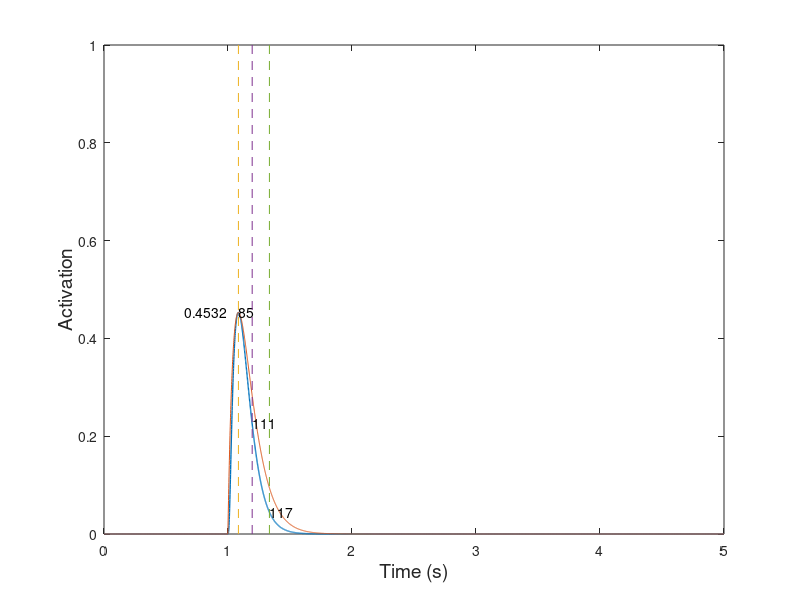

MATLAB code for this plot: (Note: this script raises an error after producing the figure.)
%==========================================================================
% new_model_v11_test.m
% Author: Akira Nagamori
% Last update: 2/18/119
% Descriptions
%   Inspired by Williams et al. 1998
%==========================================================================

close all
clear all
clc

%==========================================================================
% Simulation parameters
Fs = 1000; %sampling frequency
T = 1/Fs;
time = 0:1/Fs:5; %simulation time

Lce = 1;

for i = 1:2
    if i == 1
        simulation_condition = 1;
    elseif i == 2
        simulation_condition = 3;
    end
    if simulation_condition == 1
        % Generate a pulse
        FR_test = 1;
    elseif simulation_condition == 2
        % Generate a spike train at a given frequency
        FR_test = 10;
    elseif simulation_condition == 3
        % Generate a set of spike trains at multiple frequencies
        FR_test = [2 5 8 10 12 15 18 20 25 30 40 50 60 70 80 100 200]; %10:10:100];
    end
    %==========================================================================
    % initialization
    mean_exc = zeros(1,length(FR_test));
    p2p_exc = zeros(1,length(FR_test));
    for f = 1:length(FR_test)
        FR = FR_test(f);
        %==========================================================================
        % Generate spike train
        spike = zeros(1,length(time));
        
        if simulation_condition == 1
            % Generate a pulse
            spike(1*Fs) = 1;
        else
            % Generate spike train
            temp =spikeTrainGenerator(0:1/Fs:3,Fs,FR);
            spike(1*Fs:4*Fs) = temp;
        end
        
        %==========================================================================
        % Model parameters
        x = 0; % free calcium concentration
        y = 0; % concentraction of calcium bound to troponin
        z = 0; % porportion of bidning sites that formed cross-bridges (0-1)
        act = 0;
        
        %param = [7,1,20,5,15,7,0.005,0.04,1.8,0.04,4];
 
        
        C = 2;
        S = 3*C;
        k_1 = 18;
        k_2 = 8;
        k_3 = 18;
        k_4 = 14;
        tau_1 = 0.005;
        tau_2 = 0.03;
        n = 1.7;
        k = 0.04;
        alpha = 4;
        %=========================================================================
        % initialization
        x_vec = zeros(1,length(time));
        x_int_vec = zeros(1,length(time));
        y_vec = zeros(1,length(time));
        y_int_vec = zeros(1,length(time));
        z_vec = zeros(1,length(time));
        act_vec = zeros(1,length(time));
        
        spike_temp = zeros(1,length(time));
        R_temp = exp(-time/tau_1);
        R = zeros(1,length(time));
        
        for t = 1:length(time)
            %% Stage 1
            % Calcium diffusion to sarcoplasm
            spike_temp = zeros(1,length(time));
            if spike(t) == 1
                spike_temp(t) = 1;
                %temp = conv(spike_temp,R_temp);
                % R to depend on the normalized firing rate
                temp = conv(spike_temp,R_temp*(1+2*act^alpha));
                %             R_i = 1 + (5-1)*exp(-(1/FR)/0.1);
                %             temp = conv(spike_temp,R_temp*R_i);
                R = R + temp(1:length(time));
            end
            
            x_dot = k_1*(C-x-y)*R(t) - k_2*x*(S-C+x+y)-(k_3*x-k_4*y)*(1-y);
            y_dot = (1-y)*(k_3*x-k_4*y);
            x = x_dot/Fs + x;
            y = y_dot/Fs + y;
            
            if y < 0 
                y_temp = 0;
            else
                y_temp = y;
            end
            y_int = y_temp^n/(y_temp^n+k^n);
            %         if x > 1
            %            x = 1;
            
            %% Stage 3
            % Dynamics of cross-bridge formation (Huxley, 1957)
            c3 = 100.206;
            c4 = -13.116;
            c5 = 5.095;
            tau_temp = c3*(cosh((y_int-c4)/c5)).^-1;
            z_dot = (y_int-z)/tau_2; %(tau_temp/1000); %(1-z)*f_app - g_app*z; 
            z = z_dot/Fs + z;
            
            %% Stage 4
            %
            act = z; % (z*(f_app_max+g_app)/f_app_max);           
            
            %% Store variables
            %x_vec(t) = x(t);
            x_vec(t) = x;
            y_vec(t) = y;
            z_vec(t) = z;
            act_vec(t) = act;
            
        end
        
        mean_exc(f) = mean(act_vec(3.5*Fs:4*Fs));
        p2p_exc(f) = max(act_vec(3.5*Fs:4*Fs))-min(act_vec(3.5*Fs:4*Fs));
        
        if simulation_condition == 1
            %------------------------------------------------------------------
            % Twitch analysis
            %------------------------------------------------------------------
            % Find the peak amplitude of twitch and its location
            [pks,locs_0_100] = max(act_vec);
            % Display peak amplitude value
            pks
            % Time it takes from zero force to the peak
            t_0_100 = (locs_0_100-1*Fs)*1000/Fs % convert it in the unit of ms
            
            % Find a half peak amplitude
            peak_half = pks/2;
            % Find time from peak to half maximum
            [~,t_100_50] = min(abs(act_vec(locs_0_100:end)-peak_half));
            
            % Find the location of t_100_50
            locs_100_50 = locs_0_100+t_100_50;
            % Time it takes from peak to half maximum
            t_100_50 = t_100_50*1000/Fs
            
            % Find value of 40% of peak amplitude
            peak_40 = pks*0.4;
            % Find value of 10% of peak amplitude
            peak_10 = pks*0.1;
            
            % Find time when force reaches 40% maximum after peak
            [~,t_40] = min(abs(act_vec(locs_0_100:end)-peak_40));
            % Find time when force reaches 10% maximum after peak
            [~,t_10] = min(abs(act_vec(locs_0_100:end)-peak_10));
            
            % Time it takes from 40% peak to 10% peak
            t_40_10 = (t_10-t_40)*1000/Fs
            
            % Locatino of t_40_10
            locs_40_10 = locs_0_100+t_10;
            
            T = t_0_100/Fs;
            P =  pks/T;
            twitch_Milner_temp = P.*time.*exp(1-time/T);
            twitch_Milner = conv(spike,twitch_Milner_temp);
        end
        
        figure(i)
        plot(time,act_vec,'LineWidth',1)
        hold on
        if simulation_condition == 1   
            plot(time,twitch_Milner(1:length(time)))
            hold on
            plot([time(locs_0_100) time(locs_0_100)],[0 1],'--')
            text(time(locs_0_100),pks,num2str(t_0_100))
            hold on
            plot([time(locs_100_50) time(locs_100_50)],[0 1],'--')
            plot([time(locs_40_10) time(locs_40_10)],[0 1],'--')
            text(time(locs_100_50),peak_half,num2str(t_100_50))
            text(time(locs_40_10),peak_10,num2str(t_40_10))
            text(time(locs_0_100)-time(locs_0_100)*0.4,pks,num2str(pks))
        end
        
    end
    
    figure(i)
    xlabel('Time (s)','FontSize',14)
    ylabel('Activation','FontSize',14)
    
    if simulation_condition == 2
        figure(3)
        plot(time,x_vec,'LineWidth',1)
        xlabel('Time (s)','FontSize',14)
        ylabel('x','FontSize',14)
        
        figure(4)
        plot(time,x_int_vec,'LineWidth',1)
        xlabel('Time (s)','FontSize',14)
        ylabel('x_{int}','FontSize',14)
        
        figure(5)
        plot(time,y_vec,'LineWidth',1)
        xlabel('Time (s)','FontSize',14)
        ylabel('y','FontSize',14)
        
    elseif simulation_condition == 3
        
        twitch2tetanus_ratio = p2p_exc(1)/mean_exc(f)
        fusion = 1-p2p_exc/p2p_exc(1);
        
        FR_new = 0.1:0.1:FR_test(end);
        Af_new = spline(FR_test,mean_exc,FR_new);
        [~,loc] = min(abs(Af_new-0.5));
        FR_half = FR_new(loc);
        f_eff = FR_new/FR_half;
        
        a_f = 0.56;
        n_f0 = 2.1;
        n_f1 = 5;
        n_f = n_f0 +n_f1* (1/Lce-1);       
        Af_Song = 1-exp(-(f_eff./(a_f*n_f)).^n_f);
        
        FR_half
        
        %% Calculate error between the desired and generated activation-frequency relationship
        for j = 1:length(find(f_eff<3.5))
            error_temp(j) = abs(Af_Song(j)-Af_new(j));
        end
        error = sum(error_temp)
        
        figure(6)
        plot(FR_test/FR_half,mean_exc,'LineWidth',1)
        xlabel('Frequency (Hz)','FontSize',14)
        ylabel('Activation','FontSize',14)
        hold on
        plot(f_eff,Af_new)
        plot(f_eff,Af_Song,'color','k')
        xlim([0 3])
        legend('New','New Fit','Song')
        
        figure(7)
        plot(FR_test/FR_half,fusion,'LineWidth',1)
        xlabel('Frequency (Hz)','FontSize',14)
        ylabel('Fusion','FontSize',14)
        hold on
        xlim([0 3])
        
        figure(8)
        plot(mean_exc./max(mean_exc),fusion,'LineWidth',1)
        xlabel('Activation','FontSize',14)
        ylabel('Fusion','FontSize',14)
        hold on
        plot(0:0.1:1,0:0.1:1,'--','color','k')
    end
    
end


function spikeTrain = spikeTrainGenerator(t,Fs,freq)

spikeTrain = zeros(1,length(t));
ISI = round(1/freq*Fs);
numSpikes = round(length(t)/ISI);
index = [1:numSpikes]*ISI;
index(index>length(t)) = [];
spikeTrain(index) = 1;
spikeTrain(1) = 1;

end
